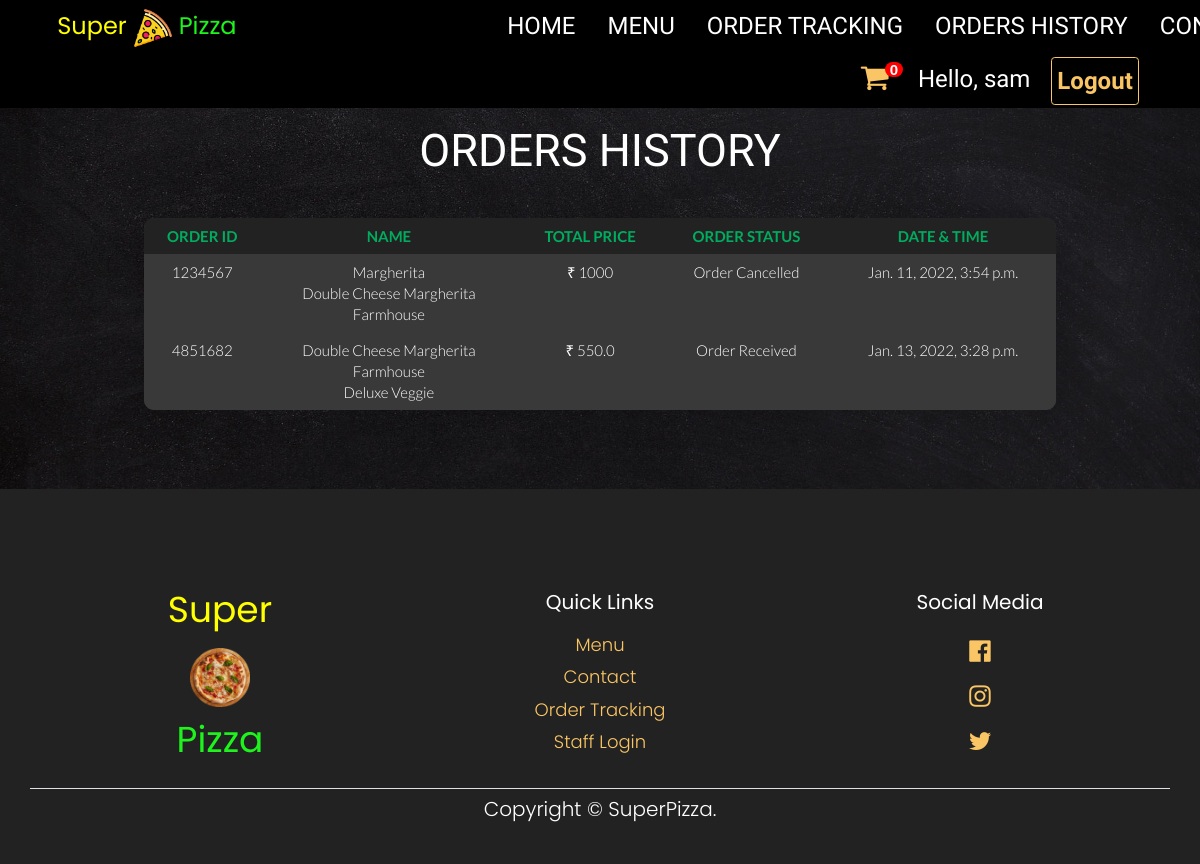
Page /order_history/ (signed in) on the committed database.
### StaffPanel/models.py (models this page shows, shortened)
class AdminOrder(models.Model):
    order_id = models.CharField(max_length=7)
    user = models.ForeignKey(User, on_delete=models.CASCADE, null=True, blank=True)
    pizza = models.ManyToManyField(Pizza)
    status = models.CharField(choices=Status_Choices, max_length=50, null=False, default="order_taken")
    total_amount = models.CharField(max_length=10, default=0, null=False)
    timestamp = models.DateTimeField(auto_now_add=True)
    class Meta:
        unique_together = ['order_id']

### PizzaDelivery/models.py (models this page shows, shortened)
class Pizza(models.Model):
    name = models.CharField(max_length=100, null=False)
    price = models.CharField(max_length=4, null=False)
    description = models.CharField(max_length=500)
    image = models.ImageField(blank=True, upload_to='pizza/')

### StaffPanel/views.py (the view)
# urls.py: path('order_history/', staff_handeling.orderHistory, name="order_history"),
def orderHistory(request):
    if request.user.is_authenticated:
        cart_item = Cart.objects.filter(user=request.user, is_paid=False)
        order_count = len(cart_item)
        try:
            orders = models.AdminOrder.objects.filter(user=request.user)
            count = len(orders)
            contextlib = {
                'orders': orders,
                'order_len': count,
                'order_count': order_count
            }
            return render(request, 'customer/order_history.html', context=contextlib)
        except Exception as e:
            print(e)
            return redirect('home')
    else:
        return redirect('login')

### templates/customer/order_history.html (shortened to what this page needs)
{% extends 'homepage/base.html' %}
{% load static %}
{% block content %}
<div class="w3-container w3-padding-64 w3-xlarge">
    <div class="container order-details">
        <h1 style="font-size:45px;font-weight:400;text-align:center;text-transform:uppercase;font-family:'Josefin Sans',sans-serif;padding:20px;margin-bottom:20px;margin-top: 40px;">
            Orders History
        </h1>
        {% if order_len != 0 %}
        <table class="table table-hover table-borderless">
            <thead>
                <tr>
                    <th scope="col">Order ID</th>
                    <th scope="col">Name</th>
                    <th scope="col">Total Price</th>
                    <th scope="col">Order Status</th>
                    <th scope="col">Date & Time</th>
                </tr>
            </thead>
            <tbody>
              {% for order in orders %}
              <tr>
                <td scope="row">{{order.order_id}}</td>
                <td>
                    {% for pizza in order.pizza.all %}
                        {{ pizza.name }} <br>
                    {% endfor %}
                </td>
                <td>₹ {{order.total_amount}}</td>
                <td>
                {% if order.status == "order_taken" %}
                Order Received
                {% elif order.status == "order_in_progress" %}
                Order Preparation In Progress
                {% elif order.status == "order_delivery_in_progress" %}
                Order Delivery In Progress
                {% elif order.status == "order_completed" %}
                Order Completed
                {% elif order.status == "order_cancelled" %}
                Order Cancelled
                {% endif %}
                </td>
                <td>{{order.timestamp}}</td>
              </tr>
              {% endfor %}
            </tbody>
        </table>
        {% else %}
        <h4 style="font-size:22px;font-family:'Josefin Sans',sans-serif;padding:20px;margin-bottom:10px;margin-top: 40px;">
            Currently there is no orders given.
        </h4>
        {% endif %}
    </div>
</div>
{% endblock %}

### templates/homepage/base.html (shortened to what this page needs)
<!DOCTYPE html>
  {% load static %}
  <html lang="en">
    <head>
      <link href="https://cdn.jsdelivr.net/npm/bootstrap@5.0.2/dist/css/bootstrap.min.css" rel="stylesheet">
      <link rel="stylesheet" href="https://cdnjs.cloudflare.com/ajax/libs/font-awesome/4.7.0/css/font-awesome.min.css">
      <link rel="stylesheet" href="{% static 'css/w3.css' %}">
      <link rel="stylesheet" href="{% static 'css/style.css' %}">
    </head>
    <body>
      <div class="w3-top w3-hide-small" style="z-index: 2;">
        <div class="w3-bar w3-xlarge w3-black w3-opacity w3-hover-opacity-off" id="myNavbar">
          <div class="container">
            <a href="{% url 'home' %}" class="w3-bar-item w3-button">
              <span style="font-family: 'Poppins', sans-serif;color:yellow;"><b>Super</b></span>
              <img src="{% static 'images/pizza.png' %}" alt="logo" width="40px" height="auto">
              <span style="font-family: 'Poppins', sans-serif;;color:#1ef31e;"><b>Pizza</b></span>
            </a>
          </div>
          {% if user.is_authenticated %}
          <div class="container" style="margin-left: 20em;">
            <a href="{% url 'home' %}" class="w3-bar-item w3-button">HOME</a>
            <a href="{% url 'menu' %}" class="w3-bar-item w3-button">MENU</a>
            <a href="{% url 'order_tracking' %}" class="w3-bar-item w3-button">ORDER TRACKING</a>
            <a href="{% url 'order_history' %}" class="w3-bar-item w3-button">ORDERS HISTORY</a>
            <a href="{% url 'contact' %}" class="w3-bar-item w3-button">CONTACT</a>
          </div>
          <div class="container">
            <div style="float:right; padding:5px 15px;padding-bottom: 3px;">
              <div style="float:left;margin-left: 5px;margin-right:5px;margin-top:5px;">
                <a href="{% url 'cart_detail' %}" class="nav-link" style="padding:0;margin:0;font-size:24px;color:#fac564;">
                  <i class="fa" style="font-size:30px">&#xf07a;</i>
                  <span class='badge badge-warning' id='lblCartCount'>{{order_count}}</span>
                </a>
              </div>
              <div style="float:right;">
                <small style="font-size:24px;padding:5px;margin-left: 5px;margin-right:5px;">Hello, {{ user.username }}</small>
                <a class="btn btn-primary" style="font-size:24px;padding:5px;margin-left: 5px;margin-right:5px;" href="{% url 'logout' %}"><b>Logout</b></a>
              </div>
            </div>
          {% endif %}
          </div>
        </div>
      </div>
      {% block content %}
      {% endblock %}
      <footer class="w3-center w3-xxlarge" style="background-color:#222;color: #fff;padding-top: 1px;padding-bottom: 20px;">
        <div class="container" style="margin-top: 2em;">
          <div class="row">
            <div class="col" style="padding: 8px 16px;box-sizing: border-box;line-height: 1.8;">
              <a href="{% url 'home' %}" class="w3-bar-item w3-button">
                <span style="font-family: 'Poppins', sans-serif;color:yellow;">
                  <b>Super</b>
                </span><br>
                <img src="{% static 'images/bg_1.png' %}" alt="logo" width="60px" height="auto"><br>
                <span style="font-family: 'Poppins', sans-serif;;color:#1ef31e;">
                  <b>Pizza</b>
                </span>
              </a>
            </div>
            <div class="col" style="padding: 8px 16px;box-sizing: border-box;line-height: 1.8;font-family: 'Poppins', sans-serif">
              <h2 class="footer-heading" style="font-size: 20px;color: #fff;margin-top: 20px;margin-bottom: 15px;font-family: 'Poppins', sans-serif">
                Quick Links
              </h2>
              <ul class="list-group" style="padding-left: 0;list-style: none;font-size: 18px;">
                <li>
                  <a href="{% url 'menu' %}">
                    Menu
                  </a>
                </li>
                <li>
                  <a href="#">
                    Contact
                  </a>
                </li>
                <li>
                  <a href="{% url 'order_tracking' %}">
                    Order Tracking
                  </a>
                </li>
                <li>
                  <a href="{% url 'staffLogin' %}">
                    Staff Login
                  </a>
                </li>
              </ul>
            </div>
            <div class="col" style="padding: 8px 16px;box-sizing: border-box;line-height: 1.8;">
              <h2 class="footer-heading" style="font-size: 20px;color: #fff;margin-top: 20px;margin-bottom: 15px;font-family: 'Poppins', sans-serif">
                Social Media
              </h2>
              <ul class="list-group" style="padding-left: 0;list-style: none;font-size: 25px;">
                <li>
                  <a href="https://www.facebook.com" target="_blank" data-toggle="tooltip" data-placement="top" title data-original-title="Facebook">
                    <i class="fa fa-facebook-official" aria-hidden="true"></i>
                  </a>
                </li>
                <li>
                  <a href="https://www.instagram.com" target="_blank">
                    <i class="fa fa-instagram" aria-hidden="true"></i>
                  </a>
                </li>
                <li>
                  <a href="https://www.twitter.com" target="_blank">
                    <i class="fa fa-twitter" aria-hidden="true"></i>
                  </a>
                </li>
              </ul>
            </div>
            </div>
          </div>
        <div class="container" style="padding:5px;border-top: 1px solid #dee2e6;font-family: 'Poppins',sans-serif;padding: 5px;border-top: 1px solid #dee2e6;font-size: 20px;">
          <p>Copyright © SuperPizza.</p>
        </div>
      </footer>
    </body>
  </html>

### static/css/w3.css (style rules this page uses)
*,*:before,*:after { box-sizing:inherit }
html { -ms-text-size-adjust:100%;-webkit-text-size-adjust:100% }
body { margin:0 }
article,aside,details,figcaption,figure,footer,header,main,menu,nav,section { display:block }
a { background-color:transparent }
b,strong { font-weight:bolder }
small { font-size:80% }
img { border-style:none }
html,body { font-family:Verdana,sans-serif;font-size:15px;line-height:1.5 }
html { overflow-x:hidden }
h1 { font-size:36px }
h2 { font-size:30px }
h1,h2,h3,h4,h5,h6 { font-family:"Segoe UI",Arial,sans-serif;font-weight:400;margin:10px 0 }
img { vertical-align:middle }
a { color:inherit }
.w3-btn,.w3-button { border:none;display:inline-block;padding:8px 16px;vertical-align:middle;overflow:hidden;text-decoration:none;color:inherit;background-color:inherit;text-align:center;cursor:pointer;white-space:nowrap }
.w3-btn,.w3-button { -webkit-touch-callout:none;-webkit-user-select:none;-khtml-user-select:none;-moz-user-select:none;-ms-user-select:none;user-select:none }
.w3-bar { width:100%;overflow:hidden }
.w3-bar .w3-bar-item { padding:8px 16px;float:left;width:auto;border:none;display:block;outline:0 }
.w3-bar .w3-button { white-space:normal }
.w3-container:after,.w3-container:before,.w3-panel:after,.w3-panel:before,.w3-row:after,.w3-row:before,.w3-row-padding:after,.w3-row-padding:before, .w3-cell-row:before,.w3-cell-row:after,.w3-clear:after,.w3-clear:before,.w3-bar:before,.w3-bar:after { content:"";display:table;clear:both }
.w3-top,.w3-bottom { position:fixed;width:100%;z-index:1 }
.w3-top { top:0 }
.w3-container,.w3-panel { padding:0.01em 16px }
.w3-opacity,.w3-hover-opacity:hover { opacity:0.60 }
.w3-xlarge { font-size:24px!important }
.w3-xxlarge { font-size:36px!important }
.w3-center { text-align:center!important }
.w3-padding-64 { padding-top:64px!important;padding-bottom:64px!important }
.w3-black,.w3-hover-black:hover { color:#fff!important;background-color:#000!important }

### templates/customer/order_history.html (style rules this page uses)
.order-details { width: 80%; text-align: center; }
table { background-color:#393939; border-radius:10px; overflow:hidden; box-shadow:0 0 40px 0 rgba(0,0,0,.15); -moz-box-shadow:0 0 40px 0 rgba(0,0,0,.15); -webkit-box-shadow:0 0 40px 0 rgba(0,0,0,.15); -o-box-shadow:0 0 40px 0 rgba(0,0,0,.15); -ms-box-shadow:0 0 40px 0 rgba(0,0,0,.15); }
th { font-family:Lato; font-size:15px; color:#00ad5f; line-height:1.4; text-transform:uppercase; }
td { font-family:Lato; font-size:15px; color:#fff; line-height:1.4; }
thead { padding-top:18px; padding-bottom:18px; background-color:#222; }
tbody { background-color:#393939; }

### rows in the picture
AdminOrder: order_id "1234567", total_amount "1000", status "Order Cancelled", timestamp "Jan. 11, 2022, 3:54 p.m."
Pizza: name "Margherita"
Pizza: name "Double Cheese Margherita"
Pizza: name "Farmhouse"
AdminOrder: order_id "4851682", total_amount "550.0", status "Order Received", timestamp "Jan. 13, 2022, 3:28 p.m."
Pizza: name "Deluxe Veggie"

### other values in the picture
{{ order_count }} "0"
{{ user.username }} "sam"
